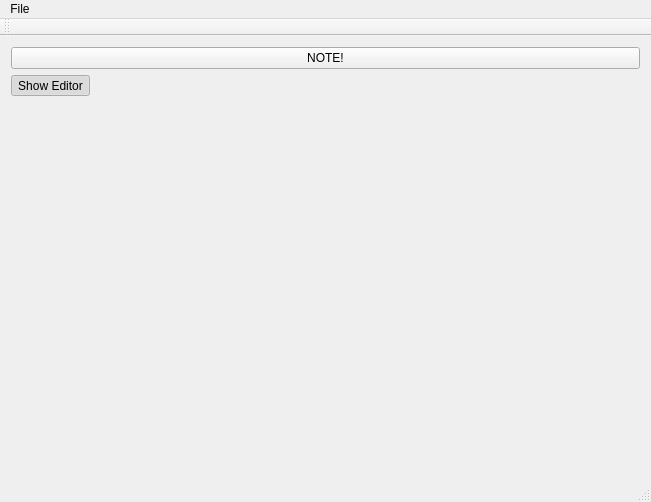
<?xml version="1.0" encoding="UTF-8"?>
<ui version="4.0">
 <class>NodeWindow</class>
 <widget class="QMainWindow" name="NodeWindow">
  <property name="geometry">
   <rect>
    <x>0</x>
    <y>0</y>
    <width>651</width>
    <height>502</height>
   </rect>
  </property>
  <property name="windowTitle">
   <string>MainWindow</string>
  </property>
  <widget class="QWidget" name="centralWidget">
   <layout class="QVBoxLayout" name="verticalLayout">
    <item>
     <widget class="QPushButton" name="testNoteButton">
      <property name="text">
       <string>NOTE!</string>
      </property>
     </widget>
    </item>
    <item>
     <widget class="QToolButton" name="showEditorButton">
      <property name="text">
       <string>Show Editor</string>
      </property>
      <property name="checkable">
       <bool>true</bool>
      </property>
      <property name="checked">
       <bool>true</bool>
      </property>
     </widget>
    </item>
    <item>
     <widget class="QWidget" name="vstPlaceholder" native="true"/>
    </item>
   </layout>
  </widget>
  <widget class="QMenuBar" name="menuBar">
   <property name="geometry">
    <rect>
     <x>0</x>
     <y>0</y>
     <width>651</width>
     <height>22</height>
    </rect>
   </property>
   <widget class="QMenu" name="menuFile">
    <property name="title">
     <string>File</string>
    </property>
   </widget>
   <addaction name="menuFile"/>
  </widget>
  <widget class="QToolBar" name="mainToolBar">
   <attribute name="toolBarArea">
    <enum>TopToolBarArea</enum>
   </attribute>
   <attribute name="toolBarBreak">
    <bool>false</bool>
   </attribute>
  </widget>
  <widget class="QStatusBar" name="statusBar"/>
 </widget>
 <layoutdefault spacing="6" margin="11"/>
 <resources/>
 <connections/>
</ui>
